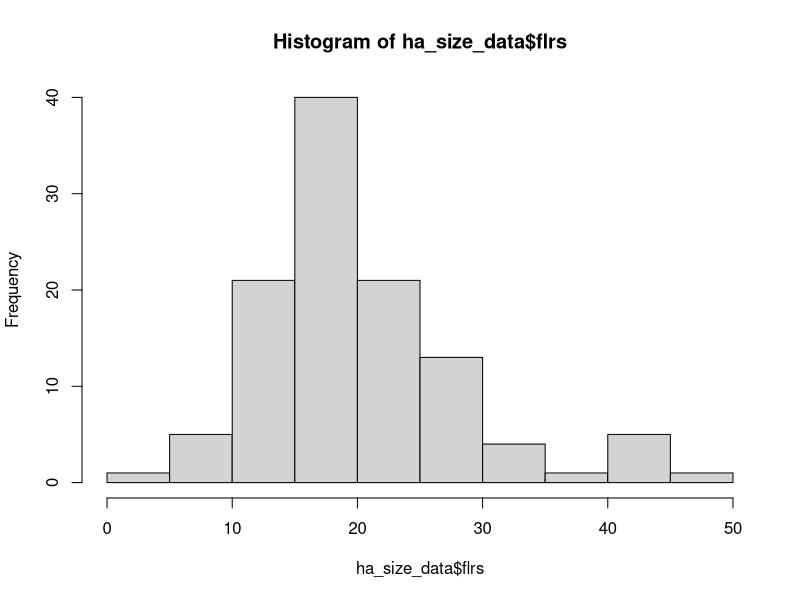
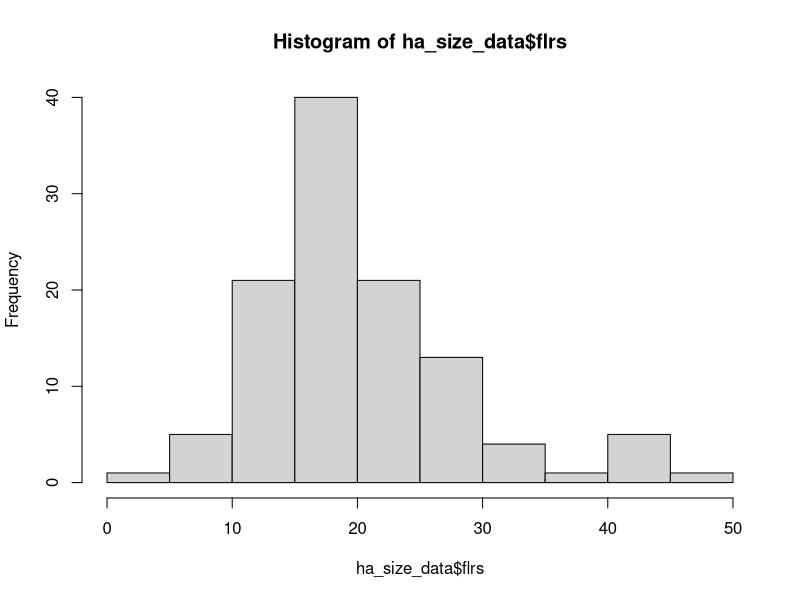
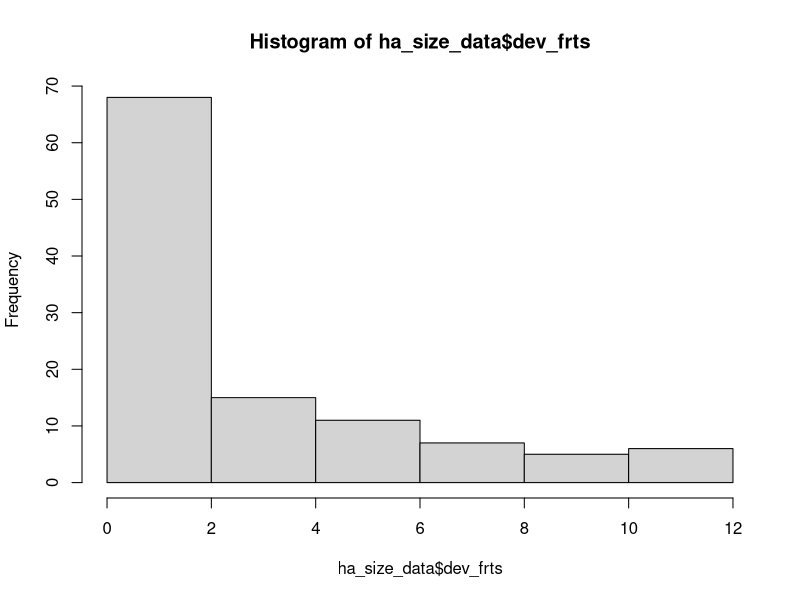
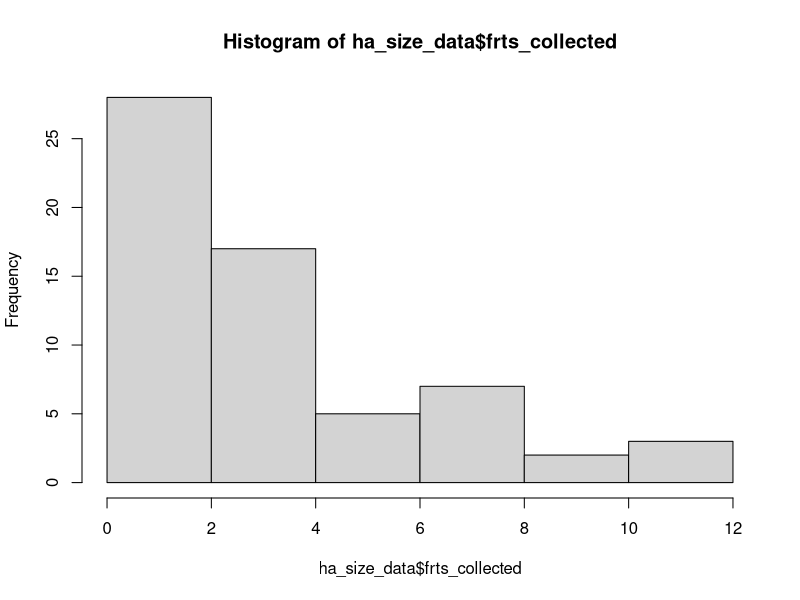
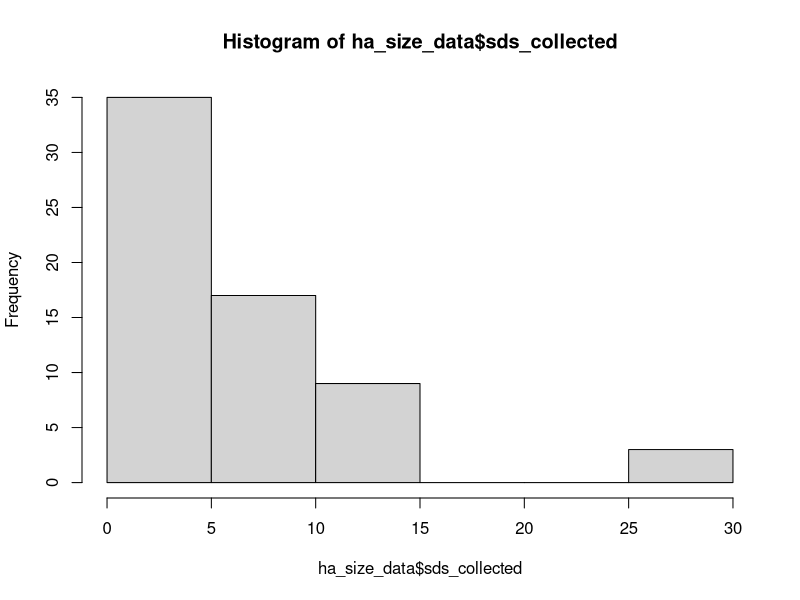
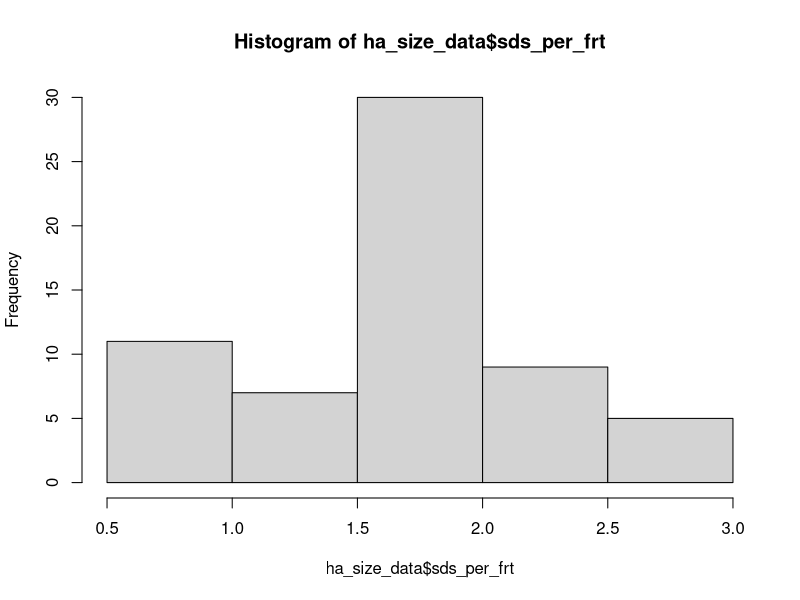

Source code (R) for these figures, in order: (Note: this script raises an error after producing the figures.)
# Data from 1998 pilot study on potential costs of reproduction in Heliconia
# acuminata. Conducted at the BDFFPs Camp 41.

# load packages -----------------------------------------------------------

library(tidyverse)
library(readxl)




# load individual datafiles -----------------------------------------------

# Plant Size at T0
ha_size_aug98 <- read_xls("./data_raw/LEAF_AREAS_AUG_1998.xls", skip = 1) %>%
  rename(
    "plant_id" = "PLANT #",
    "shoots" = "SHOOTS",
    "lf_length" = "LF LGTH",
    "prop_missing" = "% MISSING"
  ) %>%
  fill(shoots, .direction = "down") %>% # fill in shoot no. for each plant
  select(
    -"...8",
    -"LF AREA",
    -"AREA MISS",
    -"TOTAL AREA"
  ) # we are going to delete the values of
# some variables which were calculated with
# formulas in excel and recalculate them here

# Correct the data type for plant id no
ha_size_aug98$plant_id <- as.factor(ha_size_aug98$plant_id)
# Plant heights
AREAS <- read_xls("./data_raw/AREAS.xls")
ht_aug98 <- AREAS %>%
  select(
    `PLANT ID#`,
    `HEIGHT-AUG 98`,
    treatment
  ) %>%
  rename(
    "plant_id" = `PLANT ID#`,
    "ht" = `HEIGHT-AUG 98`,
    "trt" = "treatment"
  )

ht_aug98$plant_id <- as.factor(ht_aug98$plant_id)
ht_aug98$trt <- as.factor(ht_aug98$trt)


# calculate area of leaves ------------------------------------------------

# change NA in prop_missing to zeros
ha_size_aug98 <- ha_size_aug98 %>%
  replace_na(list(prop_missing = 0))

# Using this regression equation
# sqrt(lf_area)=1.721+0.35*lf_length
# calculate the area of a leaf based on its length

ha_size_aug98 <- ha_size_aug98 %>%
  mutate(lf_area = ((1.721 + 0.35 * lf_length)^2))

# calculate the amount of leaf area missing
ha_size_aug98 <- ha_size_aug98 %>%
  mutate(lf_area_missing = (lf_area * prop_missing))

# calculate the corrected area of each leaf
ha_size_aug98 <- ha_size_aug98 %>%
  mutate(lf_area_corrected = (lf_area - lf_area_missing))


# calculate total plant leaf area -----------------------------------------

# summarize the total leaf area of a plant
ha_size_aug98 <- ha_size_aug98 %>%
  group_by(plant_id) %>%
  mutate(total_la = round(sum(lf_area_corrected), digits = 1)) %>%
  mutate(lvs = n()) %>%
  slice(1) %>%
  select(plant_id, shoots, total_la, lvs)

# The number of shoots for plant 79 is a typo, should be 5
ha_size_aug98$shoots <- ifelse(ha_size_aug98$plant_id == "79", 5,
  ha_size_aug98$shoots
)









# add height data to LA data ----------------------------------------------
ha_size_aug98 <- left_join(ha_size_aug98, ht_aug98) %>% 
  relocate(trt,ht,shoots,lvs,.after=plant_id)
# 
rm(ht_aug98)

ha_size_aug98$yr<-as.factor("1998")
ha_size_aug98$mo<-as.factor("08")

ha_size_aug98 <- ha_size_aug98 %>%
  select(
    plant_id,
    trt,
    lvs,
    shoots,
    total_la,
    ht,
    yr,
    mo
  )

summary(ha_size_aug98)


# Jan 1998 data -----------------------------------------------------------
colnames(AREAS)
ha_size_jan98 <- AREAS %>%
  select(
    "plant_id" = `PLANT ID#`,
    "trt" = treatment,
    "flrs" = "# OF FLRS 98",
    "frts_collected" = "FRUITS COLLECTED 98",
    "dev_frts" = "# OF DEV FRTS 98",
    "sds_collected" = "#seeds collected 1998",
    "total_la" = "AREA-JAN 98",
    "shoots" = "SHOOTS JAN 98",
    "ht" = "HEIGHT-JAN 98"
  )

ha_size_jan98$plant_id <- as.factor(ha_size_jan98$plant_id)
ha_size_jan98$trt <- as.factor(ha_size_jan98$trt)

ha_size_jan98$yr<-as.factor("1998")
ha_size_jan98$mo<-as.factor("01")

names(ha_size_aug98)
names(ha_size_jan98)
ha_size_data <- 
  bind_rows(ha_size_jan98, ha_size_aug98) %>% 
    # Change the treatment ID from numbers to useful codes
    mutate(trt=case_when( 
    trt == "1" ~ "fert_pollen",
    trt == "2" ~ "pollen",
    trt == "3" ~ "fert",
    trt == "4" ~ "control",
    TRUE ~ as.character(trt))
    ) %>% 
  arrange(yr,mo, dev_frts,frts_collected,sds_collected) %>% 
  mutate(trt=as.factor(trt)) %>% 
  mutate(sds_per_frt=sds_collected/frts_collected) %>% 
  relocate(dev_frts,.before="frts_collected") %>% 
  relocate(c(shoots,ht,total_la),.after="trt") %>% 
  relocate(sds_per_frt,.after="frts_collected") %>% 
  relocate(lvs,.before="total_la") 





# replace NA in frts and seeds with zero ----------------------------------

# ha_size_data <- replace_na(
#   ha_size_data,
#   list(frts_collected = 0, sds_collected = 0)
# )


# quick summaries  ----------------------------------------------------

hist(ha_size_data$flrs)

# ranges 

ranges<-ha_size_data %>% 
  filter(mo=="01") %>%  
  summarize(flrs=range(flrs, na.rm=TRUE),
            frts_dev=range(dev_frts, na.rm=TRUE),
            frts_collect=range(frts_collected, na.rm=TRUE),
            sds_collected=range(sds_collected, na.rm=TRUE)
  ) %>% 
  mutate(range=c("low","high"),.before=1) %>% 
  pivot_longer(
    cols = "flrs":"sds_collected",
    values_to = 'value',
    names_to= 'stage') %>% 
  pivot_wider(id_cols="stage",
              names_from="range") %>% 
  mutate(range=paste(low,high,sep="-" )) %>% 
  select(-low,-high)


plant_repro_summary<-ha_size_data %>% 
  group_by(plant_id) %>% 
  filter(mo=="01") %>% 
  select(flrs, dev_frts,frts_collected,sds_collected,sds_per_frt) %>% 
  ungroup() %>% 
  summarise(across("flrs":"sds_per_frt",
                   list(mean = mean, 
                        sd = sd, 
                        low=min,
                        high=max), 
                   na.rm = TRUE, 
                   .names = "{fn}_{col}")) %>% 
  pivot_longer(
    cols = starts_with("mean_"),
    names_to = "stage",
    names_prefix = "mean_",
    values_to = "mean",
    values_drop_na = FALSE) %>% 
  pivot_longer(
    cols = starts_with("sd_"),
    names_to = "stagesd",
    names_prefix = "sd_",
    values_to = "sd",
    values_drop_na = FALSE) %>% 
  unite("range_flrs",low_flrs,high_flrs,sep="-") %>% 
  unite("range_dev_frts",low_dev_frts,high_dev_frts,sep="-") %>% 
  unite("range_frts_collected",low_frts_collected,high_frts_collected,sep="-") %>% 
  unite("range_sds_collected",low_sds_collected,high_sds_collected,sep="-") %>% 
  unite("range_sds_per_frt",low_sds_per_frt,high_sds_per_frt,sep="-") %>% 
pivot_longer(
  cols = starts_with("range_"),
  names_to = "stagerange",
  names_prefix = "range_",
  values_to = "range",
  values_drop_na = FALSE)  %>% 
  filter((stage==stagesd)==TRUE) %>% 
  filter((stage==stagerange)==TRUE) %>% 
  select(stage,mean,sd,range)
  
plant_repro_summary




n_plants_flrs<-ha_size_data %>% 
  filter(mo=="01") %>% 
  filter(!is.na(flrs)) %>% 
  summarize(n=n_distinct(plant_id))
n_plants_flrs<-n_plants_flrs %>% 
  mutate(stage="flrs")

n_plants_frts_dev<-ha_size_data %>% 
  filter(mo=="01") %>% 
  filter(!is.na(dev_frts)) %>% 
  summarize(n=n_distinct(plant_id))
n_plants_frts_dev<-n_plants_frts_dev %>% 
  mutate(stage="dev_frts")

n_plants_frts_coll<-ha_size_data %>% 
  filter(mo=="01") %>% 
  filter(!is.na(frts_collected)) %>% 
  summarize(n=n_distinct(plant_id))
n_plants_frts_coll<-n_plants_frts_coll %>% 
  mutate(stage="frts_collected")

n_plants_sds<-ha_size_data %>% 
  filter(mo=="01") %>% 
  filter(!is.na(sds_collected)) %>% 
  summarize(n=n_distinct(plant_id))
n_plants_sds<-n_plants_sds %>% 
  mutate(stage="sds_collected")


n_plants_sds_per_frt<-ha_size_data %>% 
  filter(mo=="01") %>% 
  filter(!is.na(sds_per_frt)) %>% 
  summarize(n=n_distinct(plant_id))
n_plants_sds_per_frt<-n_plants_sds_per_frt %>% 
  mutate(stage="sds_per_frt")

n_plants_stages<-bind_rows(n_plants_flrs,
                           n_plants_frts_dev,
                           n_plants_frts_coll,
                           n_plants_sds,
                           n_plants_sds_per_frt)


plant_repro_summary<-plant_repro_summary %>% 
  left_join(n_plants_stages)
plant_repro_summary

hist(ha_size_data$flrs)
hist(ha_size_data$dev_frts)
hist(ha_size_data$frts_collected)
hist(ha_size_data$sds_collected)
hist(ha_size_data$sds_per_frt)

# save as a CSV file ------------------------------------------------------
write_csv(ha_size_data, "./data_clean/ha_size_data_1998_cor.csv")
write_csv(plant_repro_summary, "./data_clean/plant_repro_summary.csv")

# TODO: need to do the following

# 108 missing in Jan
# what is difference btween seeds collected and sds?
# need to change the jan data to the import leaf-level data and add it up,
# i.e., enter the original data from notebooks
